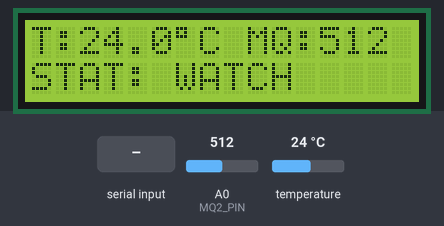
The sketch below on a simulated Arduino Nano, built with avr-gcc and run on an emulated ATmega328P. Parts: 16×2 character LCD. The inputs (shaded band) are chosen by the test bench; at power-on: temperature 24 °C, A0 (MQ2_PIN) = 512. What the sketch prints to the serial monitor is not drawn.

Above: at 2.3 s.
2.4 s: "TH,,45\n" received over Serial
At 4.2 s:
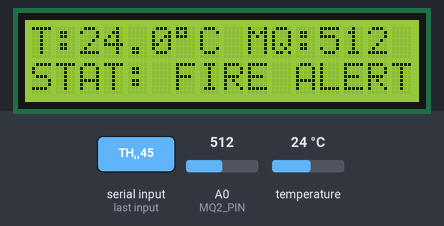
5.4 s: temperature set to 12 °C
At 7.0 s:
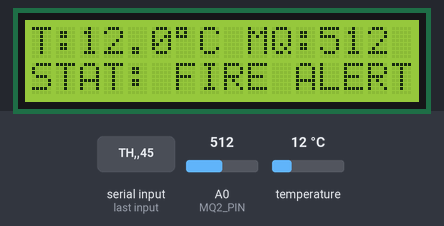
7.4 s: A0 (MQ2_PIN) set to 390
At 9.2 s:
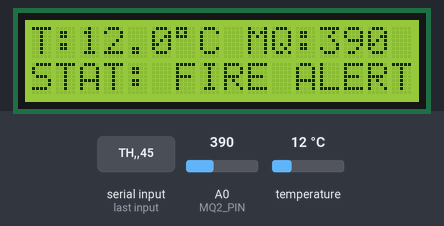
10.4 s: "TH,28.5,250\n" received over Serial
At 12.7 s:
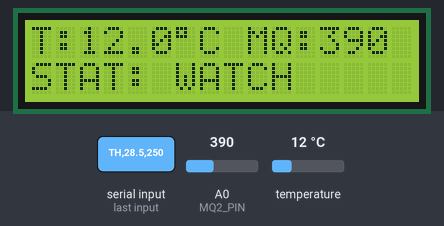
13.4 s: A0 (MQ2_PIN) set to 268
At 16.1 s:
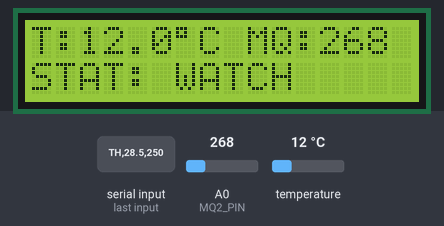
16.4 s: A0 (MQ2_PIN) set to 233
At 18.5 s:
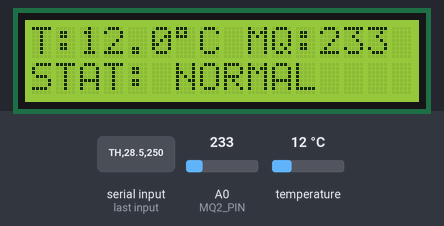
Timing chart, 0 to 20.0 s (numbered marks = the images above; inputs shaded):
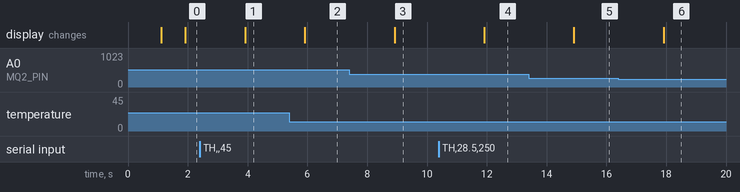

The sketch:

forestguard_nano.ino
```cpp
/*
 * ForestGuard - Arduino Nano Environmental Telemetry Firmware
 *
 * Hardware Connections:
 * - DS18B20 Temperature Sensor: DATA -> D2 (with 4.7k ohm pull-up to 5V), VCC -> 5V, GND -> GND
 * - MQ-2 Smoke/Gas Sensor: AOUT -> A0, VCC -> 5V, GND -> GND
 * - I2C LCD (16x2 or 20x4): SDA -> A4, SCL -> A5, VCC -> 5V, GND -> GND
 *
 * Serial Output:
 * Baud rate: 115200 bps
 * Format: Clean single-line JSON string followed by \n
 * Example: {"temp": 24.38, "mq2": 185, "temp_valid": true, "uptime_ms": 12400}
 */

#include <Wire.h>
#include <LiquidCrystal_I2C.h>
#include <OneWire.h>
#include <DallasTemperature.h>

// Pin definitions
#define ONE_WIRE_BUS 2
#define MQ2_PIN A0

// Sampling interval in milliseconds
const unsigned long SAMPLING_INTERVAL = 1000;
unsigned long lastSampleTime = 0;

// Setup OneWire and Dallas Temperature
OneWire oneWire(ONE_WIRE_BUS);
DallasTemperature sensors(&oneWire);

// Setup I2C LCD - standard 16x2 address is usually 0x27 or 0x3F
LiquidCrystal_I2C lcd(0x27, 16, 2);
bool lcdAvailable = false;

// Dynamic local thresholds for LCD display feedback (customizable via serial from cloud/host)
float localTempThreshold = 50.0;
int localMq2Threshold = 400;

void setup() {
  // Initialize USB Serial communication at 115200 baud
  Serial.begin(115200);
  while (!Serial && millis() < 2000) {
    // Wait briefly for serial on USB-native chips if applicable
  }

  // Initialize temperature sensor
  sensors.begin();
  sensors.setWaitForConversion(true);

  // Initialize I2C LCD
  Wire.begin();
  // Check if LCD is responding at 0x27 or 0x3F
  Wire.beginTransmission(0x27);
  if (Wire.endTransmission() == 0) {
    lcd = LiquidCrystal_I2C(0x27, 16, 2);
    lcd.init();
    lcd.backlight();
    lcdAvailable = true;
  } else {
    Wire.beginTransmission(0x3F);
    if (Wire.endTransmission() == 0) {
      lcd = LiquidCrystal_I2C(0x3F, 16, 2);
      lcd.init();
      lcd.backlight();
      lcdAvailable = true;
    }
  }

  if (lcdAvailable) {
    lcd.clear();
    lcd.setCursor(0, 0);
    lcd.print("ForestGuard v1.0");
    lcd.setCursor(0, 1);
    lcd.print("Init telemetry..");
    delay(1000);
    lcd.clear();
  }

  // Initial ready pulse
  Serial.println(F("{\"system\":\"ForestGuard\",\"firmware\":\"1.0\",\"status\":\"READY\"}"));
}

void loop() {
  // Check for incoming threshold sync commands from host/bridge (e.g. "TH,28.5,250")
  if (Serial.available()) {
    String cmd = Serial.readStringUntil('\n');
    cmd.trim();
    if (cmd.startsWith("TH,")) {
      int firstComma = cmd.indexOf(',');
      int secondComma = cmd.indexOf(',', firstComma + 1);
      if (secondComma > firstComma) {
        float newTemp = cmd.substring(firstComma + 1, secondComma).toFloat();
        int newMq2 = cmd.substring(secondComma + 1).toInt();
        if (newTemp >= -40.0 && newTemp <= 125.0) {
          localTempThreshold = newTemp;
        }
        if (newMq2 >= 0 && newMq2 <= 1023) {
          localMq2Threshold = newMq2;
        }
        Serial.print(F("{\"system\":\"ACK_THRESHOLDS\",\"temp_th\":"));
        Serial.print(localTempThreshold, 1);
        Serial.print(F(",\"mq2_th\":"));
        Serial.print(localMq2Threshold);
        Serial.println(F("}"));
      }
    }
  }

  unsigned long currentMillis = millis();

  if (currentMillis - lastSampleTime >= SAMPLING_INTERVAL) {
    lastSampleTime = currentMillis;

    // 1. Read MQ-2 raw analog value (0-1023)
    int mq2Raw = analogRead(MQ2_PIN);

    // 2. Read DS18B20 temperature
    sensors.requestTemperatures();
    float tempC = sensors.getTempCByIndex(0);

    // Validate temperature reading (-127 or 85 on startup error)
    bool tempValid = true;
    if (tempC == DEVICE_DISCONNECTED_C || tempC < -55.0 || tempC > 125.0 || tempC == 85.0) {
      // 85C is DS18B20 power-on reset value before first conversion completes
      // If persistently 85 or -127, treat as invalid
      tempValid = false;
    }

    // 3. Output formatted JSON to USB Serial
    Serial.print(F("{\"temp\":"));
    if (tempValid) {
      Serial.print(tempC, 2);
    } else {
      Serial.print(F("null"));
    }
    Serial.print(F(",\"mq2\":"));
    Serial.print(mq2Raw);
    Serial.print(F(",\"temp_valid\":"));
    Serial.print(tempValid ? F("true") : F("false"));
    Serial.print(F(",\"uptime_ms\":"));
    Serial.print(currentMillis);
    Serial.println(F("}"));

    // 4. Update I2C LCD display
    if (lcdAvailable) {
      // Line 1: Temperature and MQ2 raw
      lcd.setCursor(0, 0);
      lcd.print(F("T:"));
      if (tempValid) {
        if (tempC < 10.0 && tempC >= 0.0) lcd.print(' ');
        lcd.print(tempC, 1);
        lcd.print((char)223); // Degree symbol
        lcd.print(F("C "));
      } else {
        lcd.print(F("ERR   "));
      }

      lcd.print(F("MQ:"));
      lcd.print(mq2Raw);
      // Clear trailing space if mq2 dropped digits
      if (mq2Raw < 100) lcd.print(F("  "));
      else if (mq2Raw < 1000) lcd.print(' ');

      // Line 2: Status overview
      lcd.setCursor(0, 1);
      bool smokeHigh = (mq2Raw >= localMq2Threshold);
      bool tempHigh = (tempValid && tempC >= localTempThreshold);

      if (!tempValid) {
        lcd.print(F("STAT: SENSOR ERR"));
      } else if (smokeHigh && tempHigh) {
        lcd.print(F("STAT: FIRE ALERT"));
      } else if (smokeHigh || tempHigh) {
        lcd.print(F("STAT: WATCH     "));
      } else {
        lcd.print(F("STAT: NORMAL    "));
      }
    }
  }
}
```

Measured:
- the behaviour switches between 250 and 249 on A0 (MQ2_PIN) (found by bisection; images 5 and 6)
- after the input at 2.4 s, the display: changes after 1.5 s (image 1)
- after the input at 5.4 s, the display: changes after 0.51 s (image 2)
- after the input at 7.4 s, the display: changes after 1.5 s (image 3)
- after the input at 10.4 s, the display: changes after 1.5 s (image 4)
- after the input at 13.4 s, the display: changes after 1.5 s (image 5)
- after the input at 16.4 s, the display: changes after 1.5 s (image 6)
